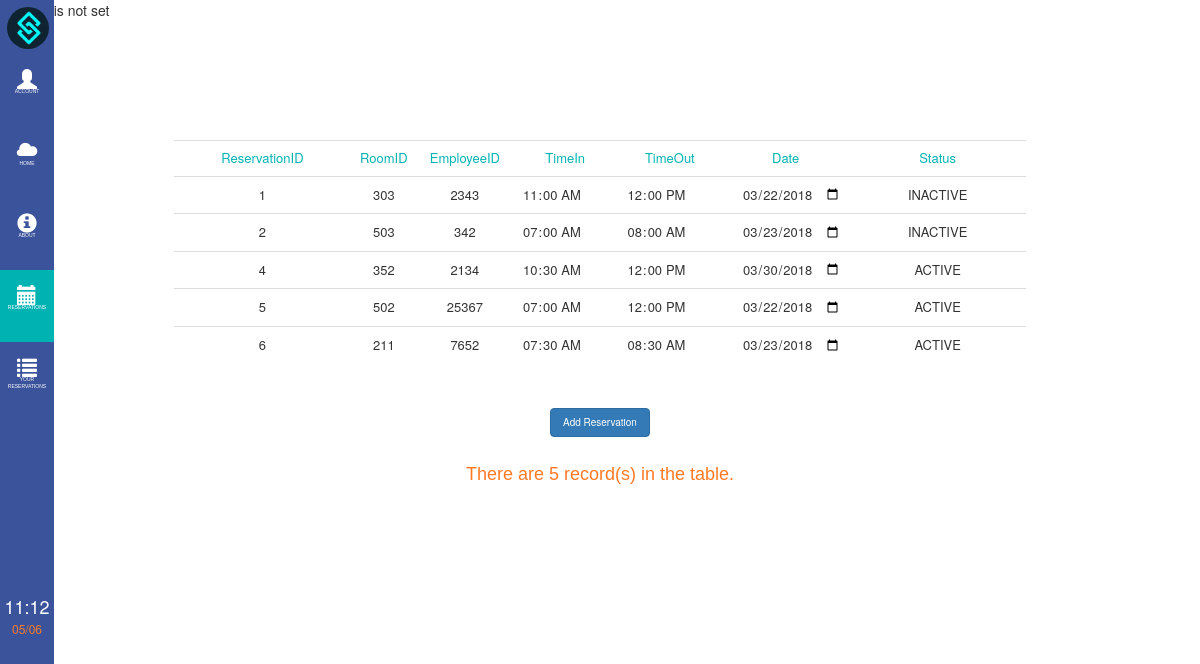
Page /user_schedtable.php on the earlier database version.
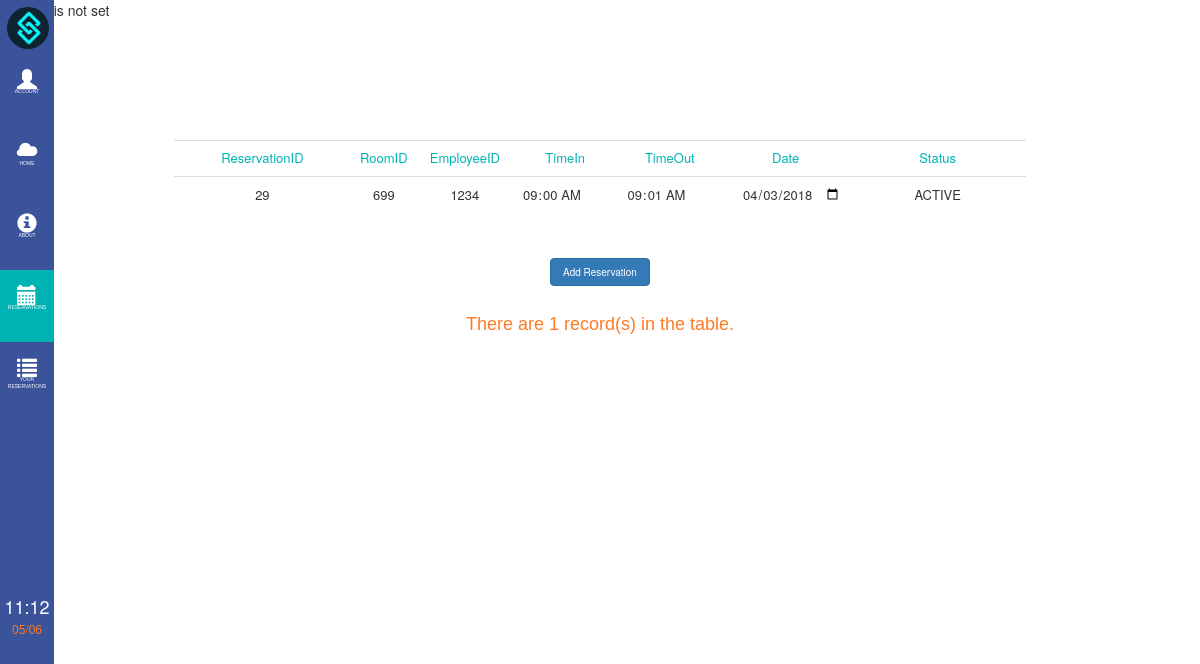
Same page on the later database version.
### tables this page shows
CREATE TABLE `tbl_sched` (
  `id` int(11) NOT NULL,
  `room_id` varchar(5) NOT NULL,
  `emp_id` varchar(5) NOT NULL,
  `time_in` time NOT NULL,
  `time_out` time NOT NULL,
  `date` date NOT NULL,
  `u_code` varchar(5) NOT NULL,
  `Status` tinyint(1) NOT NULL
);

### user_schedtable.php (the view, shortened to what this page needs)
<html>
<head>
    <link rel="stylesheet" href="css/bootstrap.min.css">
    <link rel="stylesheet" href="bren/side_bar.css" type="text/css">
    <link rel="stylesheet" href="mika/about.css" type="text/css">
    <link rel="stylesheet" href="mika/reservation.css" type="text/css">
</head>
<body onload="startTime()">
<?php
if (isset($_SESSION["count"])){
    echo "Count: ".$_SESSION["count"];
    echo "Selected ".$_SESSION["selected"];
}else{
    echo "Session is not set";
}
?>
<div class="sidebar">
    <ul>
        <li> <img src ='logo3.png' style="width: 78%; border-radius: 100%; margin-left: 7px; margin-top: 7px; margin-bottom: 5px"></li>
        <li><a onclick="return openaccNav()"><span class="glyphicon glyphicon-user"></span><span class="menu_label">Account</span></a></li>
        <li><a href="userpage.php"><span class="glyphicon glyphicon-cloud"></span><span class="menu_label">Home</span></a></li>
        <li><a href="aboutususer.php"><span class="glyphicon glyphicon-info-sign"></span><span class="menu_label">About</span></a></li>
        <li> <div class="selected"><a href="user_schedtable.php"><span class="glyphicon glyphicon-calendar"></span><span class="menu_label">Reservations</span></a></div></li>
        <li><a href="user_reservation.php"><span class="glyphicon glyphicon-list"></span><span class="menu_label">Your Reservations</span></a></li>
        <li><div id="time" style="padding-top:180px; font-size: 18px; color:white;text-align: center"></div> </li>
        <li><div id="date" style=" font-size: 12px; color:#ff7a24; text-align: center"></div> </li></ul>
</div>
<div class="container">
        <table class="table">
            <tr class="headers" style="color:#00b3b3">
                <td>ReservationID</td>
                <td>RoomID</td>
                <td>EmployeeID</td>
                <td>TimeIn</td>
                <td>TimeOut</td>
                <td>Date</td>
                <td>Status</td>
            </tr>
            <?php
            include 'connect.php';
            $sql ="select * from tbl_sched order by id";
            $res = mysqli_query($con, $sql);
            while($row= mysqli_fetch_array($res))
            {
            ?>
            <form <?php echo ($_SESSION["count"]==2) ? 'method=\'post\' action=\'cell_edit.php\'' : '' ?>>
            <tr>
                <td><input class="<?php echo 'cell'.$row['id']?> table_cell" name="reserv_id" id="reserv_id" value=<?php echo $row['id']; ?> readonly></td>
                <td><input class="<?php echo 'cell'.$row['id']?> table_cell" name="room_id" id="room_id" value=<?php echo $row['room_id']; ?> readonly> </td>
                <td><input class="table_cell <?php echo 'cell'.$row['id']?>" name="emp_id" id="emp_id" value=<?php echo $row['emp_id']; ?>  readonly></td>
                <td><input type="time" class="table_cell <?php echo 'cell'.$row['id']?>" name="time_in" value=<?php echo $row['time_in']; ?> readonly></td>
                <td><input type="time" class="table_cell <?php echo 'cell'.$row['id']?>" name="time_out" value=<?php echo $row['time_out']; ?>  readonly></td>
                <td><input type="date" class="table_cell <?php echo 'cell'.$row['id']?>" name="date" value=<?php echo $row['date']; ?>  readonly"></td>
                <td><input class="<?php echo 'cell'.$row['id']?> table_cell" name="status" id="status" value=<?php
                    if ($row['Status'] == 1){
                        echo 'ACTIVE';
                    }
                    else if ($row['Status'] == 0) {
                        echo 'INACTIVE';
                    }
                ?>  readonly></td>
            </tr>
            </form>
            <?php
            }
            ?>
        </table>
    <a onclick="return PopupCenter('addsched_user.php','Update Profile ','900','500'); "> <button class="btn btn-primary" style="margin-top: 45px">Add Reservation</button></a><br>
        <font size="4" face="arial"  color="#ff7a24">
            <?php
            include 'connect.php';
            $result = mysqli_query($con,"select * from tbl_sched");
            $rows = mysqli_num_rows($result);
            echo "<br>";
            echo "There are " . $rows . " record(s) in the table. ";
            ?>
        </font>
</div>
</body>
</html>

Differences in the rows shown:
removed tbl_sched: reserv_id "1", room_id "303", emp_id "2343", time_in "11:00:00", time_out "12:00:00", date "03/22/2018", status "INACTIVE"
removed tbl_sched: reserv_id "2", room_id "503", emp_id "342", time_in "07:00:00", time_out "08:00:00", date "03/23/2018", status "INACTIVE"
removed tbl_sched: reserv_id "4", room_id "352", emp_id "2134", time_in "10:30:00", time_out "12:00:00", date "03/30/2018", status "ACTIVE"
removed tbl_sched: reserv_id "5", room_id "502", emp_id "25367", time_in "07:00:00", time_out "12:00:00", date "03/22/2018", status "ACTIVE"
removed tbl_sched: reserv_id "6", room_id "211", emp_id "7652", time_in "07:30:00", time_out "08:30:00", date "03/23/2018", status "ACTIVE"
added tbl_sched: reserv_id "29", room_id "699", emp_id "1234", time_in "09:00:00", time_out "09:01:00", date "04/03/2018", status "ACTIVE"
Other differences:
$rows: "5" → "1"
